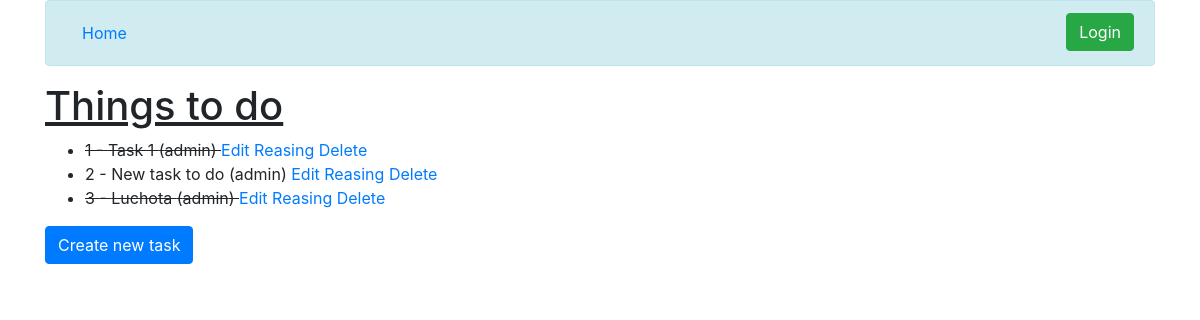
The app's page /, older data.
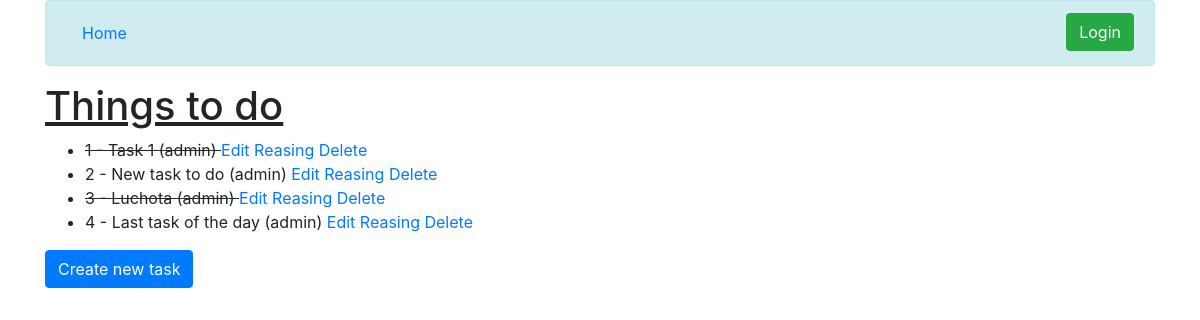
The same page, newer data.
### todolist_app/models.py (models this page shows, shortened)
class Todo(models.Model):
    description = models.CharField(max_length=30)
    done = models.BooleanField(default=False)
    priority = models.ForeignKey(
        Priority,
        on_delete=models.CASCADE,
        default=None,
        null=True,
    )
    user_assigned = models.ForeignKey(
        settings.AUTH_USER_MODEL,
        on_delete=models.CASCADE,
        default=None,
        null=True,
        )

### todolist_app/views.py (the view)
# urls.py: path('', TodoListView.as_view(), name='todo_list'),
class TodoListView(ListView):
    model = Todo

### todolist_app/templates/todolist_app/todo_list.html
{% extends "base.html" %}
{% block content %}
    <h1><u>Things to do</u></h1>
    <ul>
    {% for todo in object_list %}
        {% if todo.done == True %}
            <li><strike>{{ todo.id }} - {{ todo.description }} ({{ todo.user_assigned }}) </strike>
        {% else %}
            <li>{{ todo.id }} - {{ todo.description }} ({{ todo.user_assigned }})
        {% endif %}
            <a href="{% url 'edit_todo' todo.id %}">Edit</a>
            <a href="{% url 'update_todo_assigned' todo.id %}">Reasing</a>
            <a href="{% url 'delete_todo' todo.id %}">Delete</a>
        </li>
    {% empty %}
        <li>No articles yet.</li>
    {% endfor %}
    </ul>
{% endblock %}

Row changes from the older to the newer data that the page shows:
added Todo: id "4", description "Last task of the day", user_assigned "admin"
